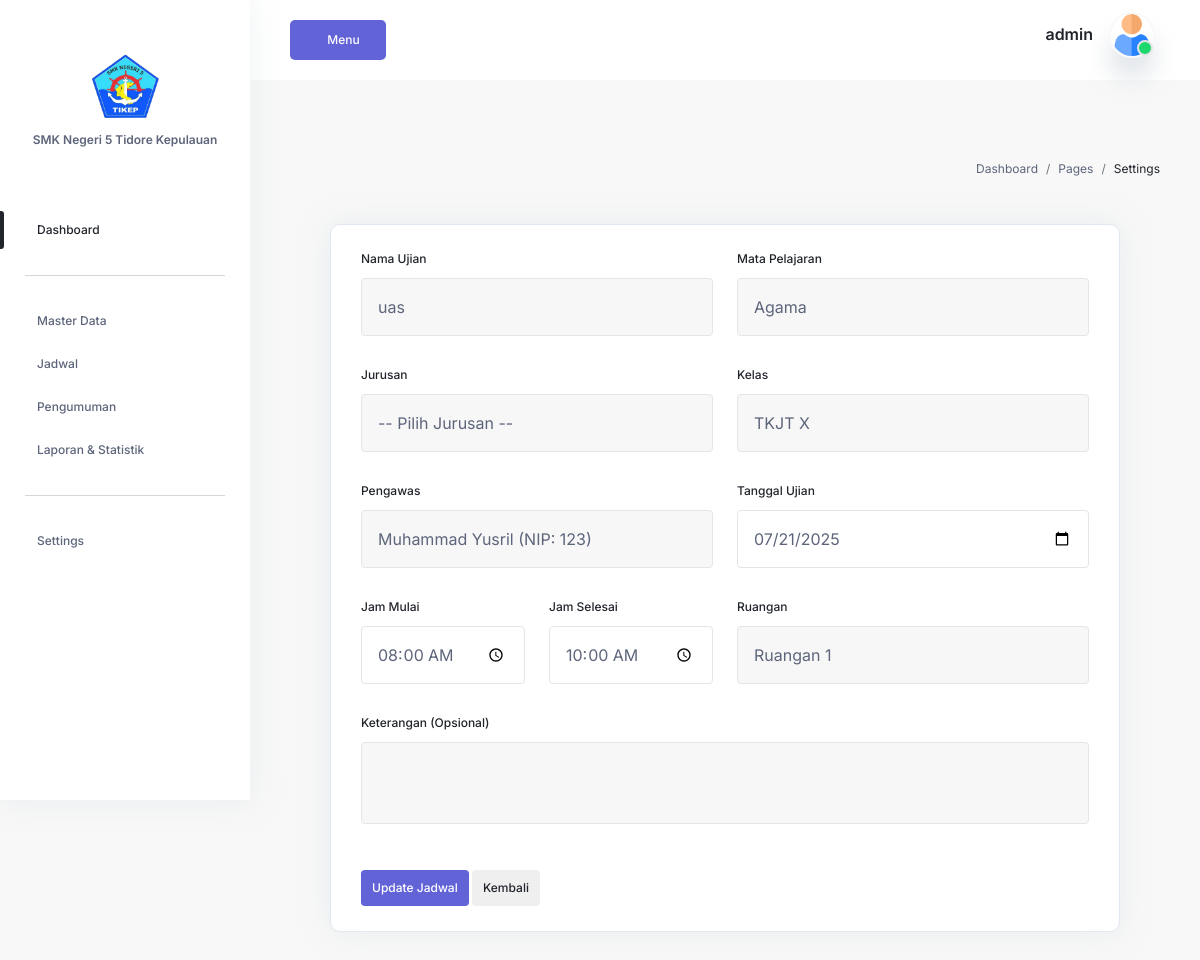
Screenshot of /login/admin/formJadwalUjian.php?edit=8 (signed in) with the database file from the repository.
### tables this page shows
CREATE TABLE `users` (
  `id` int(11) NOT NULL,
  `nama` varchar(100) NOT NULL,
  `username` varchar(50) DEFAULT NULL,
  `password` varchar(255) NOT NULL,
  `email` varchar(100) NOT NULL,
  `role` enum('admin','guru','siswa') NOT NULL,
  `is_active` tinyint(1) NOT NULL DEFAULT '1',
  `login_attempts` tinyint(1) NOT NULL DEFAULT '1',
  `created_at` timestamp NOT NULL DEFAULT CURRENT_TIMESTAMP,
  `updated_at` timestamp NULL DEFAULT NULL ON UPDATE CURRENT_TIMESTAMP
);

CREATE TABLE `jadwal_ujian` (
  `id` int(11) NOT NULL,
  `nama_ujian` varchar(100) NOT NULL,
  `mapel_id` int(11) NOT NULL,
  `kelas_id` int(11) NOT NULL,
  `guru_pengawas_id` int(11) NOT NULL,
  `tanggal_ujian` date NOT NULL,
  `jam_mulai` time NOT NULL,
  `jam_selesai` time NOT NULL,
  `ruangan_id` int(11) NOT NULL,
  `keterangan` text,
  `created_at` timestamp NOT NULL DEFAULT CURRENT_TIMESTAMP,
  `updated_at` timestamp NULL DEFAULT NULL ON UPDATE CURRENT_TIMESTAMP
);

CREATE TABLE `mapel` (
  `id_mapel` int(11) NOT NULL,
  `nama_mapel` varchar(100) NOT NULL,
  `kode_mapel` varchar(20) NOT NULL,
  `deskripsi` text,
  `created_at` timestamp NOT NULL DEFAULT CURRENT_TIMESTAMP
);

CREATE TABLE `kelas` (
  `id_kelas` int(11) NOT NULL,
  `nama_kelas` varchar(50) NOT NULL,
  `kompetensi_keahlian` varchar(100) NOT NULL,
  `jurusan_id` int(11) DEFAULT NULL,
  `wali_kelas_id` int(11) DEFAULT NULL,
  `created_at` timestamp NOT NULL DEFAULT CURRENT_TIMESTAMP
);

CREATE TABLE `guru` (
  `id` int(11) NOT NULL,
  `user_id` int(11) NOT NULL,
  `nip` varchar(50) NOT NULL,
  `jenis_kelamin` enum('L','P') DEFAULT NULL,
  `alamat` text,
  `no_telp` varchar(20) DEFAULT NULL,
  `created_at` timestamp NOT NULL DEFAULT CURRENT_TIMESTAMP,
  `updated_at` timestamp NULL DEFAULT NULL ON UPDATE CURRENT_TIMESTAMP
);

CREATE TABLE `ruangan` (
  `id_ruangan` int(11) NOT NULL,
  `nama_ruangan` varchar(50) NOT NULL,
  `kapasitas` int(11) DEFAULT NULL,
  `lokasi` varchar(100) DEFAULT NULL,
  `created_at` timestamp NOT NULL DEFAULT CURRENT_TIMESTAMP
);

### login/admin/formJadwalUjian.php (the view, shortened to what this page needs)
<?php
include "../config/koneksi.php";
$editData = null;
if (isset($_GET['edit'])) {
    $id = $_GET['edit'];
    $result = mysqli_query($conn, "SELECT * FROM jadwal_ujian WHERE id=$id");
    $editData = mysqli_fetch_assoc($result);
}
$mapel_options = mysqli_query($conn, "SELECT * FROM mapel ORDER BY nama_mapel");
$kelas_options = mysqli_query($conn, "SELECT * FROM kelas ORDER BY nama_kelas");
$guru_options = mysqli_query($conn, "SELECT g.*, u.nama FROM guru g JOIN users u ON g.user_id = u.id ORDER BY u.nama");
$ruangan_options = mysqli_query($conn, "SELECT * FROM ruangan ORDER BY nama_ruangan");
?>
<?php require_once 'template/header.php';?>
<?php require_once 'template/sidebar.php';?>
<section class="section">
    <div class="container-fluid">
        <div class="title-wrapper pt-80">
            <div class="row align-items-center">
                <div class="col-md-6">
                    <div class="breadcrumb-wrapper mb-30">
                        <nav aria-label="breadcrumb">
                            <ol class="breadcrumb">
                                <li class="breadcrumb-item"><a href="#0">Dashboard</a></li>
                                <li class="breadcrumb-item"><a href="#0">Pages</a></li>
                                <li class="breadcrumb-item active" aria-current="page">Settings</li>
                            </ol>
                        </nav>
                    </div>
                </div>
            </div>
        </div>
        <section class="section">
            <div class="container-fluid">
                <div class="row">
                    <div class="col-lg-12">
                        <div class="card-style settings-card-1 mb-30">
                            <div class="profile-info">
                                <form method="POST" action="">
                                    <div class="row">
                                        <div class="col-md-6">
                                            <div class="input-style-1">
                                                <label>Nama Ujian</label>
                                                <input type="text" name="nama_ujian" class="form-control" required value="<?= htmlspecialchars($editData['nama_ujian'] ?? '') ?>">
                                            </div>
                                        </div>
                                        <div class="col-md-6">
                                            <div class="input-style-1">
                                                <label>Mata Pelajaran</label>
                                                <select name="mapel_id" class="form-control" required>
                                                    <?php while ($mapel = mysqli_fetch_assoc($mapel_options)): ?>
                                                        <option value="<?= $mapel['id_mapel'] ?>"
                                                            <?= ($editData && $editData['mapel_id'] == $mapel['id_mapel']) ? 'selected' : '' ?>>
                                                            <?= htmlspecialchars($mapel['nama_mapel']) ?>
                                                        </option>
                                                    <?php endwhile; ?>
                                                </select>
                                            </div>
                                        </div>
                                          <div class="col-md-6">
                                            <div class="input-style-1">
                                                <label>Jurusan</label>
                                                <select name="jurusan_id" class="form-control" required>
                                                    <option value="">-- Pilih Jurusan --</option>
                                                </select>
                                            </div>
                                        </div>
                                        <div class="col-md-6">
                                            <div class="input-style-1">
                                                <label>Kelas</label>
                                                <select name="kelas_id" class="form-control" required>
                                                    <?php while ($kelas = mysqli_fetch_assoc($kelas_options)): ?>
                                                        <option value="<?= $kelas['id_kelas'] ?>"
                                                            <?= ($editData && $editData['kelas_id'] == $kelas['id_kelas']) ? 'selected' : '' ?>>
                                                            <?= htmlspecialchars($kelas['nama_kelas']) ?>
                                                        </option>
                                                    <?php endwhile; ?>
                                                </select>
                                            </div>
                                        </div>
                                        <div class="col-md-6">
                                            <div class="input-style-1">
                                                <label>Pengawas</label>
                                                <select name="guru_pengawas_id" class="form-control" required>
                                                    <?php while ($guru = mysqli_fetch_assoc($guru_options)): ?>
                                                        <option value="<?= $guru['id'] ?>"
                                                            <?= ($editData && $editData['guru_pengawas_id'] == $guru['id']) ? 'selected' : '' ?>>
                                                            <?= htmlspecialchars($guru['nama']) ?> (NIP: <?= $guru['nip'] ?>)
                                                        </option>
                                                    <?php endwhile; ?>
                                                </select>
                                            </div>
                                        </div>
                                        <div class="col-md-6">
                                            <div class="input-style-1">
                                                <label>Tanggal Ujian</label>
                                                <input type="date" name="tanggal_ujian" class="form-control" required value="<?= $editData['tanggal_ujian'] ?? date('Y-m-d') ?>">
                                            </div>
                                        </div>
                                        <div class="col-md-3">
                                            <div class="input-style-1">
                                                <label>Jam Mulai</label>
                                                <input type="time" name="jam_mulai" class="form-control" required value="<?= $editData['jam_mulai'] ?? '08:00' ?>">
                                            </div>
                                        </div>
                                        <div class="col-md-3">
                                            <div class="input-style-1">
                                                <label>Jam Selesai</label>
                                                <input type="time" name="jam_selesai" class="form-control" required value="<?= $editData['jam_selesai'] ?? '10:00' ?>">
                                            </div>
                                        </div>
                                        <div class="col-md-6">
                                            <div class="input-style-1">
                                                <label>Ruangan</label>
                                                <select name="ruangan_id" class="form-control" required>
                                                    <?php while ($ruangan = mysqli_fetch_assoc($ruangan_options)): ?>
                                                        <option value="<?= $ruangan['id_ruangan'] ?>"
                                                            <?= ($editData && $editData['ruangan_id'] == $ruangan['id_ruangan']) ? 'selected' : '' ?>>
                                                            <?= htmlspecialchars($ruangan['nama_ruangan']) ?>
                                                        </option>
                                                    <?php endwhile; ?>
                                                </select>
                                            </div>
                                        </div>
                                        <div class="col-md-12">
                                            <div class="input-style-1">
                                                <label>Keterangan (Opsional)</label>
                                                <textarea name="keterangan" class="form-control"><?= htmlspecialchars($editData['keterangan'] ?? '') ?></textarea>
                                            </div>
                                        </div>
                                        <div class="col-12">
                                            <button type="submit" name="<?= $editData ? 'update' : 'simpan' ?>" class="main-btn primary-btn btn-hover mt-3">
                                                <?= $editData ? 'Update' : 'Tambah' ?> Jadwal
                                            </button>
                                            <a href="jadwalUjian.php" class="main-btn light-btn btn-hover mt-3">Kembali</a>
                                        </div>
                                    </div>
                                </form>
                            </div>
                        </div>
                    </div>
                </div>
            </div>
        </section>
    </div>
</section>
<?php include './template/footer.php'; ?>

### login/admin/template/header.php (shortened to what this page needs)
<?php
include "../config/koneksi.php";
$user_id = $_SESSION['user_id'];
$query = mysqli_query($conn, "SELECT * FROM users WHERE id = '$user_id'");
 $data = mysqli_fetch_assoc($query);
?>
    <!DOCTYPE html>
<html lang="en">
    <head>
        <link rel="stylesheet" href="https://cdn.jsdelivr.net/npm/@fortawesome/fontawesome-free@5.15.4/css/fontawesome.min.css">
        <link
            href="https://cdn.jsdelivr.net/npm/bootstrap@5.2.0-beta1/dist/css/bootstrap.min.css"
            rel="stylesheet"
>
        <link rel="stylesheet" href="../../css/LineIcons.2.0.css">
        <link href="https://cdn.lineicons.com/4.0/lineicons.css" rel="stylesheet" />
        <link rel="stylesheet" href="https://cdnjs.cloudflare.com/ajax/libs/font-awesome/6.4.2/css/all.min.css" />
        <link rel="stylesheet" href="../assets/css/fullcalendar.css">
        <link rel="stylesheet" href="../assets/css/morris.css">
        <link rel="stylesheet" href="../assets/css/datatable.css">
        <link rel="stylesheet" href="../assets/css/main.css">
<link rel="stylesheet" type="text/css" href="https://cdn.datatables.net/1.11.5/css/jquery.dataTables.css">
        <body>
            <main class="main-wrapper">
                <header class="header">
                    <div class="container-fluid">
                        <div class="row">
                            <div class="col-lg-5 col-md-5 col-6">
                                <div class="header-left d-flex align-items-center">
                                    <div class="menu-toggle-btn mr-20">
                                        <button id="menu-toggle" class="main-btn primary-btn btn-hover">
                                            Menu
                                        </button>
                                    </div>
                                </div>
                            </div>
                            <div class="col-lg-7 col-md-7 col-6">
                                <div class="header-right">
                                    <div class="profile-box ml-15">
                                        <button
                                            class="dropdown-toggle bg-transparent border-0"
                                            type="button"
                                            id="profile"
                                            data-bs-toggle="dropdown"
                                            aria-expanded="false">
                                            <div class="profile-info">
                                                <div class="info">
                                                    <h6><?php echo $data['username'];?></h6>
                                                    <div class="image">
                                                        <img src="../../assets/img/user.png" alt=""/>
                                                        <span class="status"></span>
                                                    </div>
                                                </div>
                                            </div>
                                        </button>
                                    </div>
                                </div>
                            </div>
                        </div>
                    </div>
                </header>

### login/assets/css/fullcalendar.css (style rules this page uses)
:root { --fc-daygrid-event-dot-width:8px;--fc-list-event-dot-width:10px;--fc-list-event-hover-bg-color:#f5f5f5 }

### rows the page displays
users: username "admin"
jadwal_ujian: nama_ujian "uas", mapel_id "Agama", kelas_id "TKJT X", guru_pengawas_id "Muhammad Yusril (NIP: 123)", tanggal_ujian "07/21/2025", jam_mulai "08:00:00", jam_selesai "10:00:00", ruangan_id "Ruangan 1"
